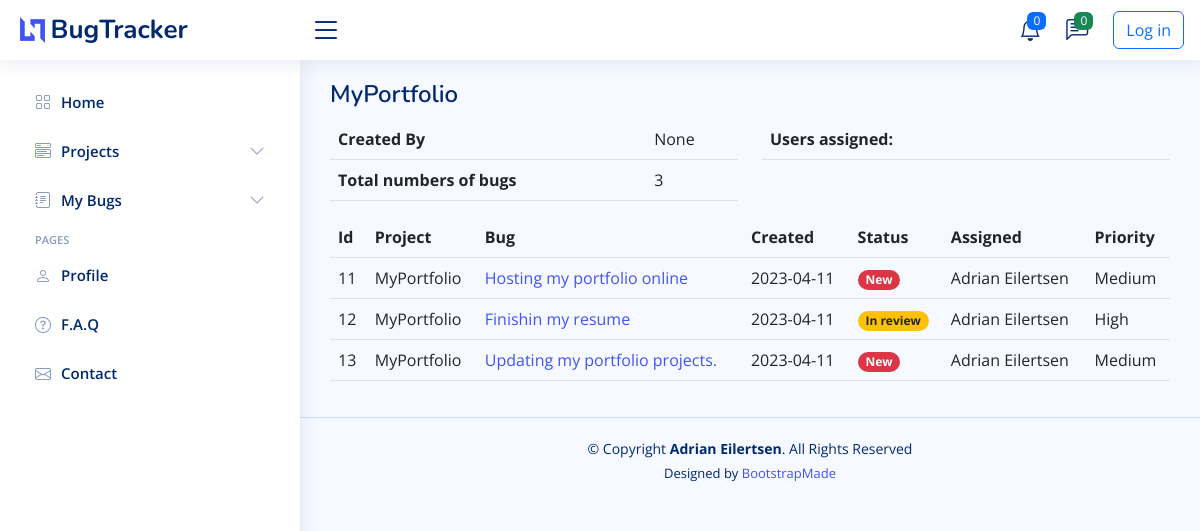
Screenshot of /project/2 with the database file from the repository.
### db.py (models this page shows)
class Project(db.Model):
    __tablename__ = "project"
    id = db.Column(db.Integer, primary_key=True)
    name = db.Column(db.String(250), nullable=False, unique=True)
    users = db.relationship("User", secondary=project_user, back_populates="projects")
    creator = db.Column(db.String, db.ForeignKey("user.name"))
    bugs = relationship("Bug", back_populates="project")

class Bug(db.Model):
    __tablename__ = "bug"
    id = db.Column(db.Integer, primary_key=True)
    title = db.Column(db.String(250), nullable=False)
    description = db.Column(db.String(250), nullable=False)
    reporter = db.Column(db.String, db.ForeignKey("user.name"))
    date = db.Column(db.String(250), nullable=False)
    status = db.Column(db.Integer, nullable=False)
    priority = db.Column(db.String(250), nullable=False)
    project_id = db.Column(db.String, db.ForeignKey("project.name"))
    project = relationship("Project", back_populates="bugs")
    comment = relationship("Comment", back_populates="parent_bug")
    assigned = relationship("User", back_populates="bugs")

class User(UserMixin, db.Model):
    __tablename__ = "user"
    id = db.Column(db.Integer, primary_key=True)
    name = db.Column(db.String(250), nullable=False, unique=True)
    email = db.Column(db.String(250), unique=True, nullable=False)
    password = db.Column(db.String(250), nullable=False)
    bugs = relationship("Bug", back_populates="assigned")
    comments = relationship("Comment", back_populates="comment_author")
    projects = db.relationship("Project", secondary=project_user, back_populates="users")

### main.py (the view)
@app.route("/project/<int:index>", methods=["GET", "POST"])
def project(index):
    bugs_data = get_table_data(Bug)
    project_data = get_table_data(Project)
    project = Project.query.get(index)
    return render_template("project.html", bugs=bugs_data, project=project_data, current_project=project, logged_in=current_user.is_authenticated)

### functions.py (called while the page is built)
def get_table_data(tablename):
    return db.session.query(tablename).all()

### templates/project.html (shortened to what this page needs)
<!DOCTYPE html>
<html lang="en">
{% import "bootstrap/wtf.html" as wtf %}
{% include "header.html" %}
<body>
{% include "navbar.html" %}
<main id="main" class="main">
  <div class="pagetitle">
    <div class="row">
      <div class="col-6">
        <h1>{{ current_project.name }}</h1>
      </div>
    </div>
  </div>
  <section class="section">
    <div class="row">
      <div class="col">
        <table class="table">
          <tbody>
            <tr>
              <th scope="row">Created By</th>
              <td colspan="2">{{ current_project.creator }}</td>
            </tr>
            <tr>
              <th scope="row">Total numbers of bugs</th>
              <td colspan="2">{{ current_project.bugs|length }}</td>
            </tr>
          </tbody>
        </table>
      </div>
      <div class="col">
        <table class="table">
          <thead>
            <th scope="row">Users assigned:</th>
          </thead>
        </table>
      </div>
    </div>
  </section>
  <section class="section">
    <div class="row">
      <div class="col">
        <table class="table table-hover">
          <thead>
          <tr>
            <th scope="col">Id</th>
            <th scope="col">Project</th>
            <th scope="col">Bug</th>
            <th scope="col">Created</th>
            <th scope="col">Status</th>
            <th scope="col">Assigned</th>
            <th scope="col">Priority</th>
          </tr>
          </thead>
          <tbody>
          {% for bug in bugs %}
          {% if bug.project_id == current_project.name %}
          <tr id="tr-{{ bug.id }}">
            <td data-label="Id" scope="row">{{ bug.id }}</td>
            <td data-label="Project">{{ bug.project_id }}</td>
            <td data-label="Bug"><a href="{{ url_for('bug', index=bug.id) }}">{{ bug.title }}</a></td>
            <td data-label="Date">{{ bug.date }}</td>
            <td data-label="Status">
              {% if bug.status == 0 %}
              <span class="badge rounded-pill bg-danger">New</span>
              {% elif bug.status == 1 %}
              <span class="badge rounded-pill bg-info text-dark">In progress</span>
              {% elif bug.status == 2 %}
              <span class="badge rounded-pill bg-warning text-dark">In review</span>
              {% elif bug.status == 3 %}
              <span class="badge rounded-pill bg-success">Completed</span>
              {% endif %}
            </td>
            <td data-label="Assigned">{{ bug.assigned.name }}</td>
            <td class="table-data-hidden" data-label="Priority">{{ bug.priority }}</td>
          </tr>
          {% endif %}
          {% endfor %}
          </tbody>
        </table>
      </div>
    </div>
  </section>
</main>
{% include "footer.html" %}
</body>
</html>

### static/assets/css/style.css (style rules this page uses)
:root { scroll-behavior: smooth; }
body { font-family: "Open Sans", sans-serif; background: #f6f9ff; color: #444444; }
a { color: #4154f1; text-decoration: none; }
h1, h2, h3, h4, h5, h6 { font-family: "Nunito", sans-serif; }
#main { margin-top: 60px; padding: 20px 30px; transition: all 0.3s; }
.pagetitle { margin-bottom: 10px; }
.pagetitle h1 { font-size: 24px; margin-bottom: 0; font-weight: 600; color: #012970; }
@media (min-width: 1200px) { #main, #footer { margin-left: 300px; } }

### rows the page displays
Project: name "MyPortfolio", creator "None"
Bug: id "11", project_id "MyPortfolio", title "Hosting my portfolio online", date "2023-04-11", status "New", assigned.name "Adrian Eilertsen", priority "Medium"
Bug: id "12", project_id "MyPortfolio", title "Finishin my resume", date "2023-04-11", status "In review", assigned.name "Adrian Eilertsen", priority "High"
Bug: id "13", project_id "MyPortfolio", title "Updating my portfolio projects.", date "2023-04-11", status "New", assigned.name "Adrian Eilertsen", priority "Medium"

### other values shown
{{ current_project.bugs|length }} "3"
